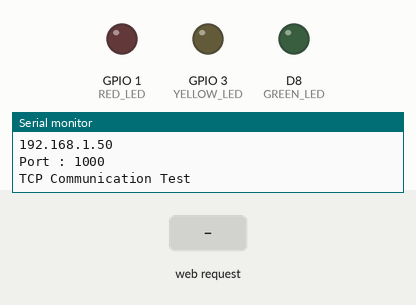
This sketch was run on a simulated ESP8266 (NodeMCU). Parts: output pins drawn as LEDs (lit = HIGH), the last lines printed to the serial monitor. The inputs (shaded band) are chosen by the test bench. WiFi joins after 1.5 s; servers stay silent unless stated.

Above: at 3.0 s.
3.1 s: HTTP request GET /RED_ON received
At 3.4 s:
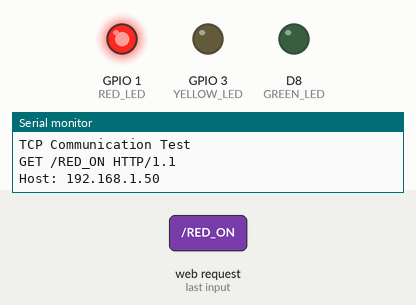
4.6 s: HTTP request GET /YELLOW_ON received
At 5.7 s:
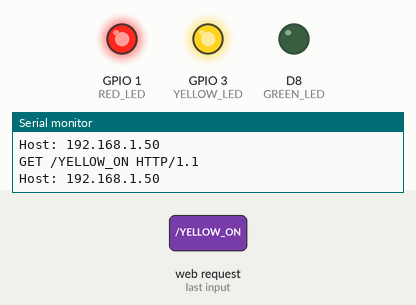
6.1 s: HTTP request GET /RED_OFF received
At 6.9 s:
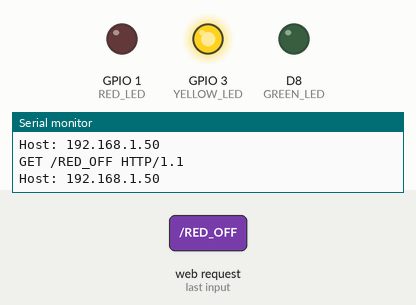
7.6 s: HTTP request GET /GREEN_ON received
At 8.1 s:
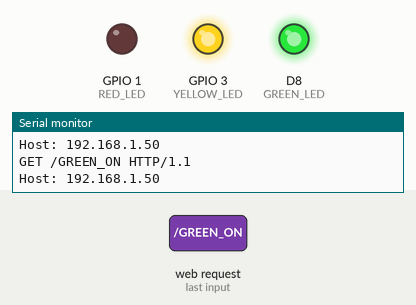
9.1 s: HTTP request GET /YELLOW_OFF received
At 10.3 s:
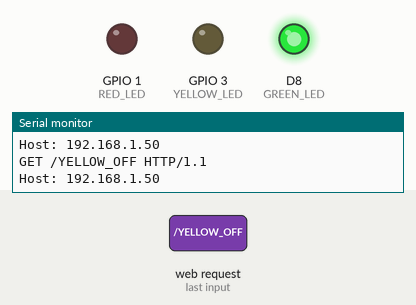
10.6 s: HTTP request GET /RED_ON received
At 11.6 s:
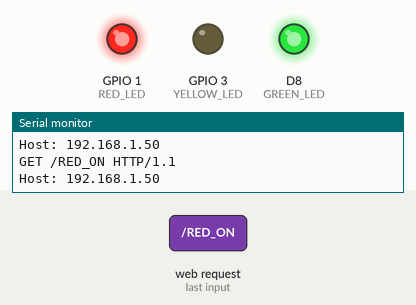
Timing chart, 0 to 13.1 s (numbered marks = the images above; inputs shaded):
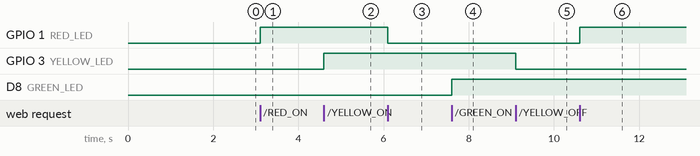

The sketch:

sketch_tcp.ino
```cpp
#include <ESP8266WiFi.h>

const char *ssid = "AI_academy_302";
const char *password = "0532161010";

#define PORT 1000

WiFiClient client;
WiFiServer server(PORT);

#define RED_LED D10
#define YELLOW_LED D9
#define GREEN_LED D8

void setup() {

  Serial.begin(115200);
  WiFi.begin(ssid, password);
  while(WiFi.status() != WL_CONNECTED){
    Serial.println("Connecting to WiFi..");
    delay(200);
  }
  Serial.println("");
  Serial.println(WiFi.localIP());
  Serial.print("Port : ");
  Serial.println(PORT);
  Serial.println("TCP Communication Test");
  delay(200);
  server.begin();

  pinMode(RED_LED, OUTPUT);
  pinMode(YELLOW_LED, OUTPUT);
  pinMode(GREEN_LED, OUTPUT);

}

void loop() {
  while(!client.connected()){
    client = server.available();
  }
  //client.println("Data transfer over TcP communication is successful!!");

  if(client.connected()){
    if(client.available()){
      String strData = client.readStringUntil('\n');
      Serial.println(strData);
      if(strData.indexOf("RED_ON") >= 0) digitalWrite(RED_LED,HIGH);
      else if(strData.indexOf("RED_OFF") >=0) digitalWrite(RED_LED,LOW);
      else if(strData.indexOf("YELLOW_ON") >=0) digitalWrite(YELLOW_LED,HIGH);
      else if(strData.indexOf("YELLOW_OFF") >=0) digitalWrite(YELLOW_LED,LOW);
      else if(strData.indexOf("GREEN_ON") >=0) digitalWrite(GREEN_LED,HIGH);
      else if(strData.indexOf("GREEN_OFF") >=0) digitalWrite(GREEN_LED,LOW);
    }
  }

  //delay(10000);

}
```

Measured:
- after the input at 3.1 s, GPIO 1 (RED_LED): LOW → HIGH at once
- after the input at 4.6 s, GPIO 3 (YELLOW_LED): LOW → HIGH at once
- after the input at 6.1 s, GPIO 1 (RED_LED): HIGH → LOW at once
- after the input at 7.6 s, D8 (GREEN_LED): LOW → HIGH at once
- after the input at 9.1 s, GPIO 3 (YELLOW_LED): HIGH → LOW at once
- after the input at 10.6 s, GPIO 1 (RED_LED): LOW → HIGH at once
